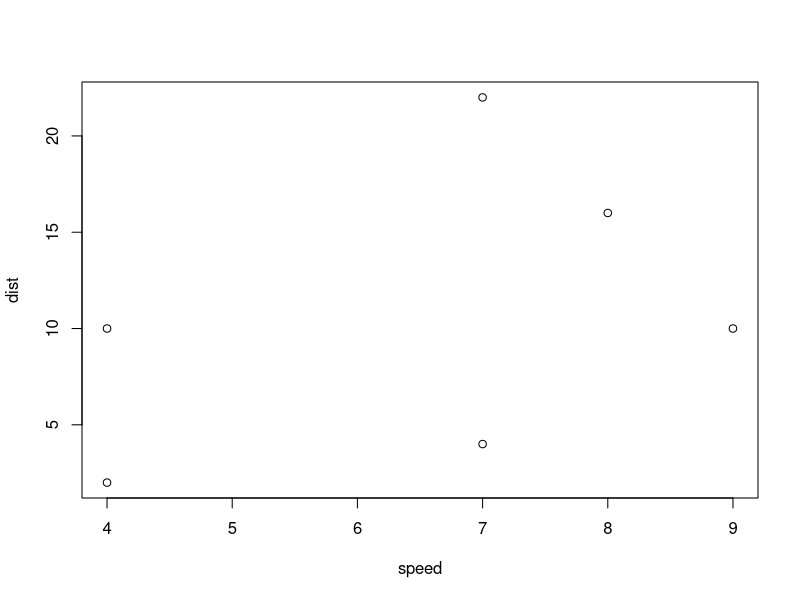

Reproduce this figure in R.
## ---- chunk 1
plot(head(cars))
